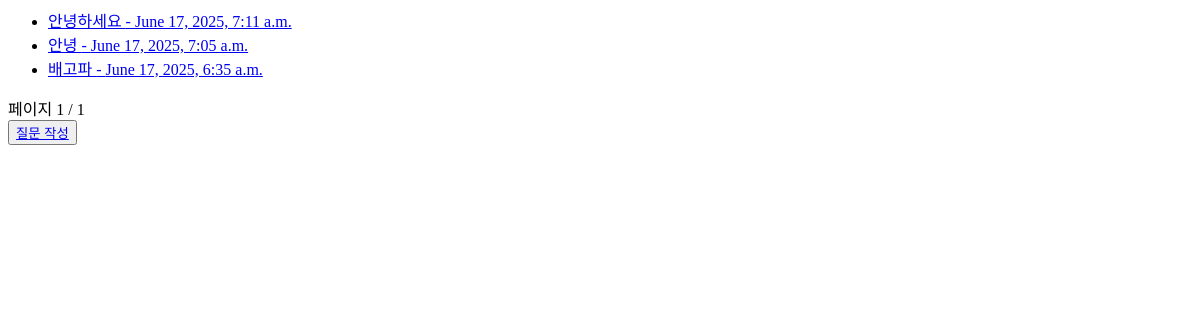
Page /board/ on the earlier database version.
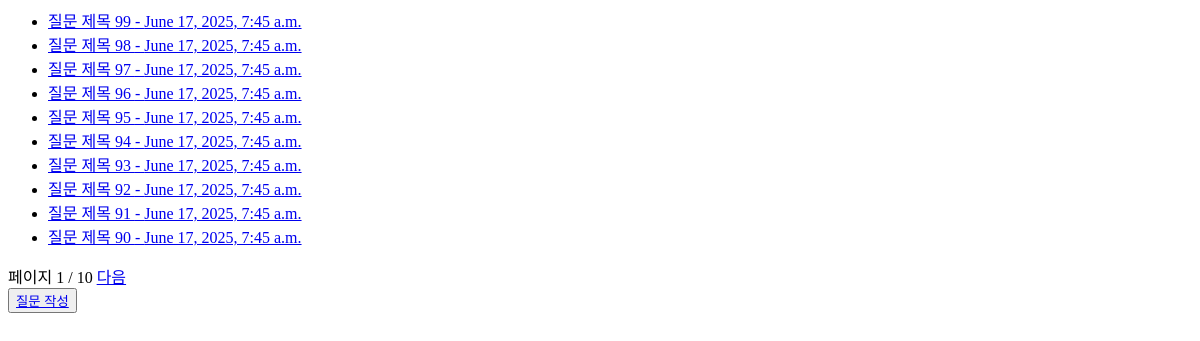
Same page on the later database version.
### board/models.py (models this page shows, shortened)
class Question(models.Model):
    subject = models.CharField(max_length=200)  # 질문 제목
    content = models.TextField()  # 질문 내용
    created_at = models.DateTimeField(auto_now_add=True)  # 질문 생성 시간
    updated_at = models.DateTimeField(auto_now=True)  # 질문 수정 시간

### board/views.py (the view)
# urls.py: path('', views.index, name='board_index'),
def index(request):
    page = request.GET.get('page', 1)
    questions = Question.objects.order_by('-created_at')
    paginator = Paginator(questions, 10)  # 페이지당 10개의 질문 표시
    paginated_questions = paginator.get_page(page)  # 현재 페이지에 해당하는 질문들
    return render(request, 'board/index.html', {'questions': paginated_questions})

### templates/board/index.html (shortened to what this page needs)
{% load static %}
{% if questions %}
    <ul>
        {% for question in questions %}
        <li><a href="{% url 'board:board_detail' question.id %}">
            {{ question.subject }} - {{ question.created_at }}
        </a></li>
        {% endfor %}
    </ul>
    <div class="pagination">
        <span>페이지 {{ questions.number }} / {{ questions.paginator.num_pages }}</span>
        {% if questions.has_next %}
            <a href="?page={{ questions.next_page_number }}">다음</a>
        {% endif %}
    </div>
    <div class="container">
        <button><a href="{% url 'board:create_question' %}" class="btn btn-primary">질문 작성</a>
{% else %}
    <p>질문이 없습니다.</p>
{% endif %}

Differences in the rows shown:
no longer on this page (row edited): Question: subject "안녕하세요", created_at "June 17, 2025, 7:11 a.m."
no longer on this page (row edited): Question: subject "안녕", created_at "June 17, 2025, 7:05 a.m."
no longer on this page (row edited): Question: subject "배고파", created_at "June 17, 2025, 6:35 a.m."
added Question: subject "질문 제목 99", created_at "June 17, 2025, 7:45 a.m."
added Question: subject "질문 제목 98", created_at "June 17, 2025, 7:45 a.m."
added Question: subject "질문 제목 97", created_at "June 17, 2025, 7:45 a.m."
added Question: subject "질문 제목 96", created_at "June 17, 2025, 7:45 a.m."
added Question: subject "질문 제목 95", created_at "June 17, 2025, 7:45 a.m."
added Question: subject "질문 제목 94", created_at "June 17, 2025, 7:45 a.m."
added Question: subject "질문 제목 93", created_at "June 17, 2025, 7:45 a.m."
added Question: subject "질문 제목 92", created_at "June 17, 2025, 7:45 a.m."
added Question: subject "질문 제목 91", created_at "June 17, 2025, 7:45 a.m."
added Question: subject "질문 제목 90", created_at "June 17, 2025, 7:45 a.m."
Other differences:
{{ questions.paginator.num_pages }}: "1" → "10"
text now shown: "다음"
